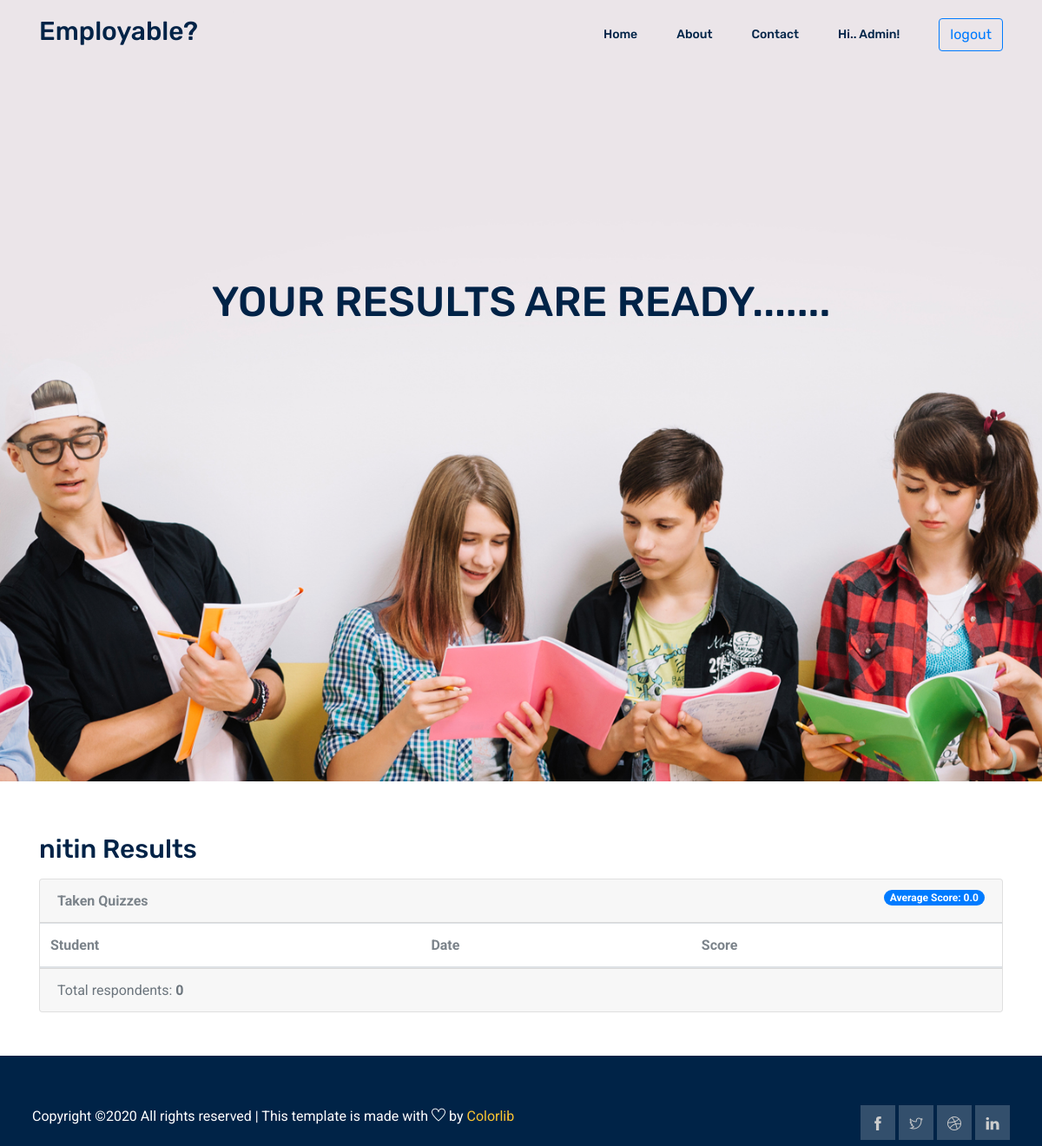
Page /company/quiz/3/results/ (signed in) on the earlier database version.
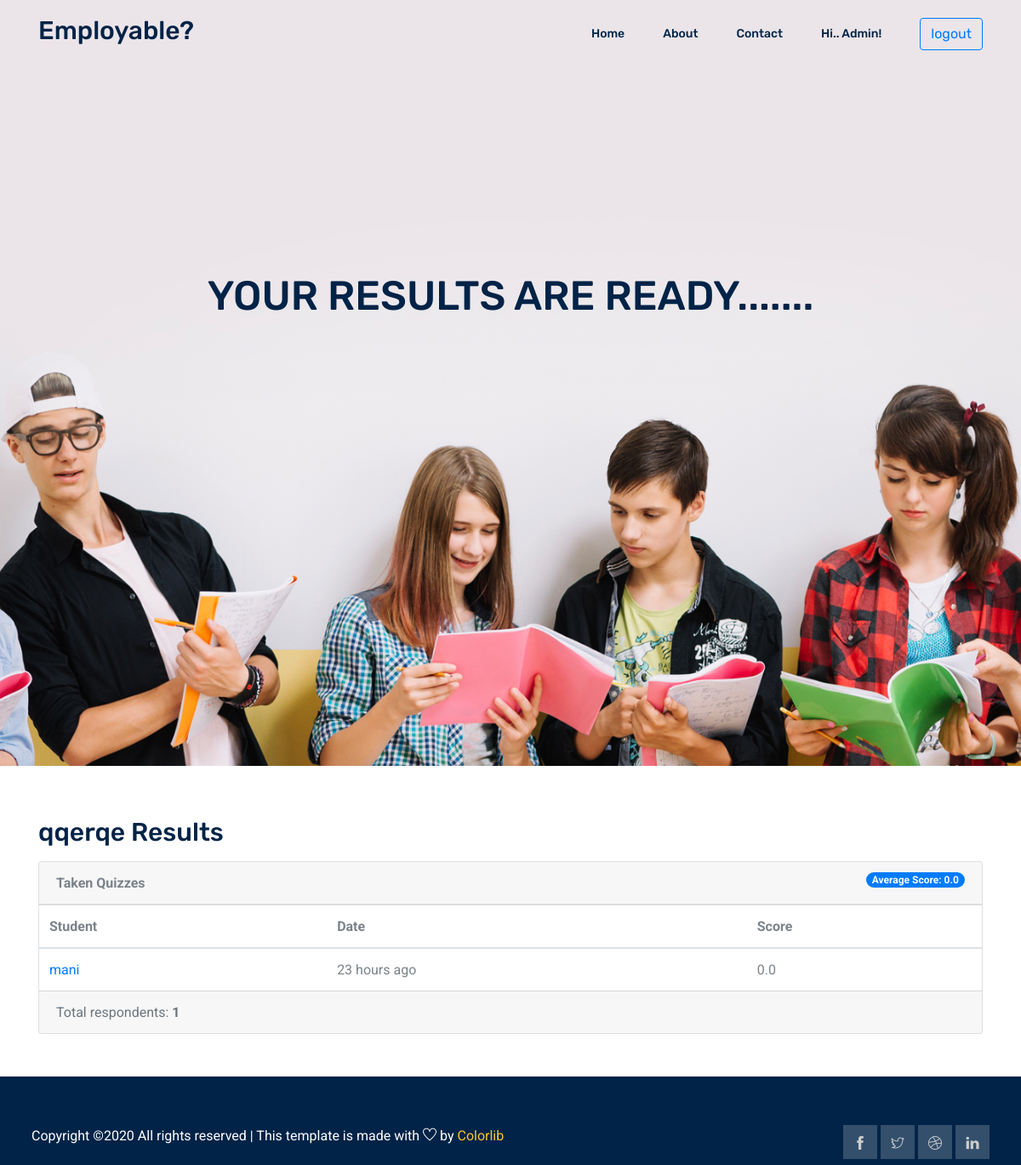
Same page on the later database version.
### exam/models.py (models this page shows, shortened)
class Quiz(models.Model):
    owner = models.ForeignKey(User, on_delete=models.CASCADE, related_name='quizzes')
    name = models.CharField(max_length=255)
    subject = models.ForeignKey(Subject, on_delete=models.CASCADE, related_name='quizzes')
    location = models.CharField(max_length=50)
    skills_Required = models.CharField(max_length = 50)
    education = models.CharField(max_length = 50)
    work_exporience = models.CharField(max_length = 50)
    ctc = models.IntegerField()
    posts = models.CharField(max_length=20)

### student/models.py (models this page shows, shortened)
class TakenQuiz(models.Model):
    student = models.ForeignKey(Student, on_delete=models.CASCADE, related_name='taken_quizzes')
    quiz = models.ForeignKey(Quiz, on_delete=models.CASCADE, related_name='taken_quizzes')
    score = models.FloatField()
    date = models.DateTimeField(auto_now_add=True)

class Student(models.Model):
    user = models.OneToOneField(User, on_delete=models.CASCADE, primary_key=True)
    quizzes = models.ManyToManyField(Quiz, through='TakenQuiz')
    interests = models.ManyToManyField(Subject, related_name='interested_students')
    AdharNumber = models.IntegerField(default=None,unique=True,blank=True)

### accounts/models.py (models this page shows, shortened)
class User(AbstractUser):
    is_student = models.BooleanField(default=False)
    is_company = models.BooleanField(default=False)
    has_details = models.BooleanField(default=False)
    about = models.TextField(max_length=1000)
    image = models.ImageField(upload_to='main_image',blank = True, null = True)
    website = models.CharField(max_length=40)
    slug = models.SlugField(null=True,blank="true")

### company/views.py (the view)
# urls.py: path('quiz/<int:pk>/results/', views.QuizResultsView.as_view(), name='results'),
class QuizResultsView(DetailView):
    model = Quiz
    context_object_name = 'quiz'
    template_name = 'company/quiz_results.html'
    def get_context_data(self, **kwargs):
        quiz = self.get_object()
        taken_quizzes = quiz.taken_quizzes.select_related('student__user').order_by('-date')
        total_taken_quizzes = taken_quizzes.count()
        quiz_score = quiz.taken_quizzes.aggregate(average_score=Avg('score'))
        extra_context = {
            'taken_quizzes': taken_quizzes,
            'total_taken_quizzes': total_taken_quizzes,
            'quiz_score': quiz_score
        }
        kwargs.update(extra_context)
        return super().get_context_data(**kwargs)
    def get_queryset(self):
        return self.request.user.quizzes.all()

### templates/company/quiz_results.html (shortened to what this page needs)
{% extends 'base.html' %}
{% load crispy_forms_tags humanize %}
{% load crispy_forms_tags %}
{% block body %}
<section class="home_banner_area">
   <div class="banner_inner">
     <div class="container">
       <div class="row">
         <div class="col-lg-12">
           <div class="banner_content text-center">
             <h2 class="text-uppercase mt-4 mb-5">
               Your results are ready.......
             </h2>
           </div>
         </div>
       </div>
     </div>
   </div>
 </section>
    <div class = 'container' style= 'margin-top:60px'>
        {% if user.is_authenticated %}
{% if request.user.is_company %}
  <h2 class="mb-3">{{ quiz.name }} Results</h2>
  <div class="card">
    <div class="card-header">
      <strong>Taken Quizzes</strong>
      <span class="badge badge-pill badge-primary float-right">Average Score: {{ quiz_score.average_score|default_if_none:0.0 }}</span>
    </div>
    <table class="table mb-0">
      <thead>
        <tr>
          <th>Student</th>
          <th>Date</th>
          <th>Score</th>
        </tr>
      </thead>
      <tbody>
        {% for taken_quiz in taken_quizzes %}
          <tr>
            <td><a href="{% url 'student_profile' taken_quiz.student.user.slug %}" >{{ taken_quiz.student.user.username }} </a></td>
            <td>{{ taken_quiz.date|naturaltime }}</td>
            <td>{{ taken_quiz.score }}</td>
          </tr>
        {% endfor %}
      </tbody>
    </table>
    <div class="card-footer text-muted">
      Total respondents: <strong>{{ total_taken_quizzes }}</strong>
    </div>
  </div>
{%else%}
<p>you need to login as a company first</p>
{% endif %}
{% else %}
<p>you need to login first</p>
{% endif %}
</div>
 {% endblock %}

Differences in the rows shown:
changed Quiz: name "nitin" → "qqerqe"
added TakenQuiz: student.user.username "mani", date "23 hours ago", score "0.0"
Other differences:
{{ total_taken_quizzes }}: "0" → "1"
